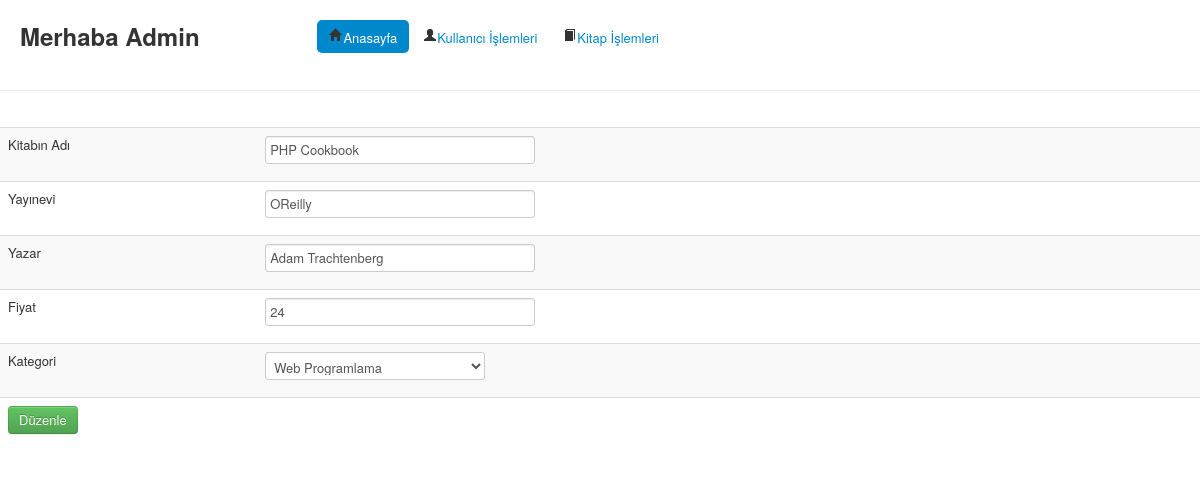
The app's page /admin/index.php?pid=175&uid=2 (signed in) with its own data.
### tables this page shows
CREATE TABLE IF NOT EXISTS `urun` (
  `UrunID` int(11) NOT NULL AUTO_INCREMENT,
  `Adi` varchar(50) NOT NULL,
  `Yayinevi` varchar(20) NOT NULL,
  `Yazar` varchar(20) NOT NULL,
  `Resim` varchar(100) NOT NULL,
  `Fiyat` double NOT NULL,
  `KategoriID` int(11) NOT NULL,
  `Download` varchar(100) NOT NULL,
  PRIMARY KEY (`UrunID`)
);

### inc/db.php (the view, shortened to what this page needs)
<?php
class db {
    public function ListeleTumu($tablo) {
        $sql="Select * from ".$tablo;
        $veriler=mysql_query($sql) or die("Sorgumuz Hatalı");
        return $veriler;
    }
    public function ListeleKosullu($tablo,$kosul) {
        $sql="Select * from $tablo where $kosul";
        $veriler=  mysql_query($sql)or die ("Kosullu Sorgu Hatalı");
        return $veriler;
    }
    public function cmbKategoriler($name="cmbkategoriler",$seciliid=NULL) {
        $liste=  $this->ListeleTumu("kategori");
         echo "<select name='$name' id='$name'>";
        while ($kayit = mysql_fetch_array($liste)) {
            if($kayit["KategoriID"]==$seciliid){
                echo "<option value='".$kayit["KategoriID"]."' selected>".$kayit["KategoriAdi"]."</option>";
            } else {
                echo "<option value='".$kayit["KategoriID"]."'>".$kayit["KategoriAdi"]."</option>";
            }
        }
        echo "</select>";
    }
}
?>

### admin/inc/urunduzenle.php (shortened to what this page needs)
<?php
    $liste=$vt->ListeleKosullu("urun","UrunID=".@$_GET["uid"]);
    $kayit=  mysql_fetch_array($liste);
?>
<form action="index.php?pid=166" method="POST">
<table  class="table table-striped" border="0" align="center">
        <tr>
            <td>Kitabın Adı</td>
            <td><input class="span3" type="text" name="txturun"
                       value="<?php echo $kayit["Adi"]; ?>" /></td>
        </tr>
        <tr>
            <td>Yayınevi</td>
            <td><input class="span3" type="text" name="txtyayinevi"
                       value="<?php echo $kayit["Yayinevi"]; ?>" /></td>
        </tr>
        <tr>
            <td>Yazar</td>
            <td><input class="span3" type="text" name="txtyazar"
                       value="<?php echo $kayit["Yazar"]; ?>" /></td>
        </tr>
         <tr>
            <td>Fiyat</td>
            <td><input class="span3" type="text" name="txtfiyat"
                       value="<?php echo $kayit["Fiyat"]; ?>" /></td>
        </tr>
        <tr>
            <td>Kategori</td>
            <td>
                <?php
                    $vt->cmbKategoriler("cmbKategoriler",$kayit["KategoriID"]);
                ?>
            </td>
        </tr>
        <tr align="center">
            <td colspan="2"><input class="btn btn-success" type="submit" value="Düzenle" /></td>
        </tr>
</table>
</form>

### records on screen
urun: txturun "PHP Cookbook", txtyayinevi "OReilly", txtyazar "Adam Trachtenberg", txtfiyat "24"

### other values on screen
form field cmbKategoriler "Web Programlama"
